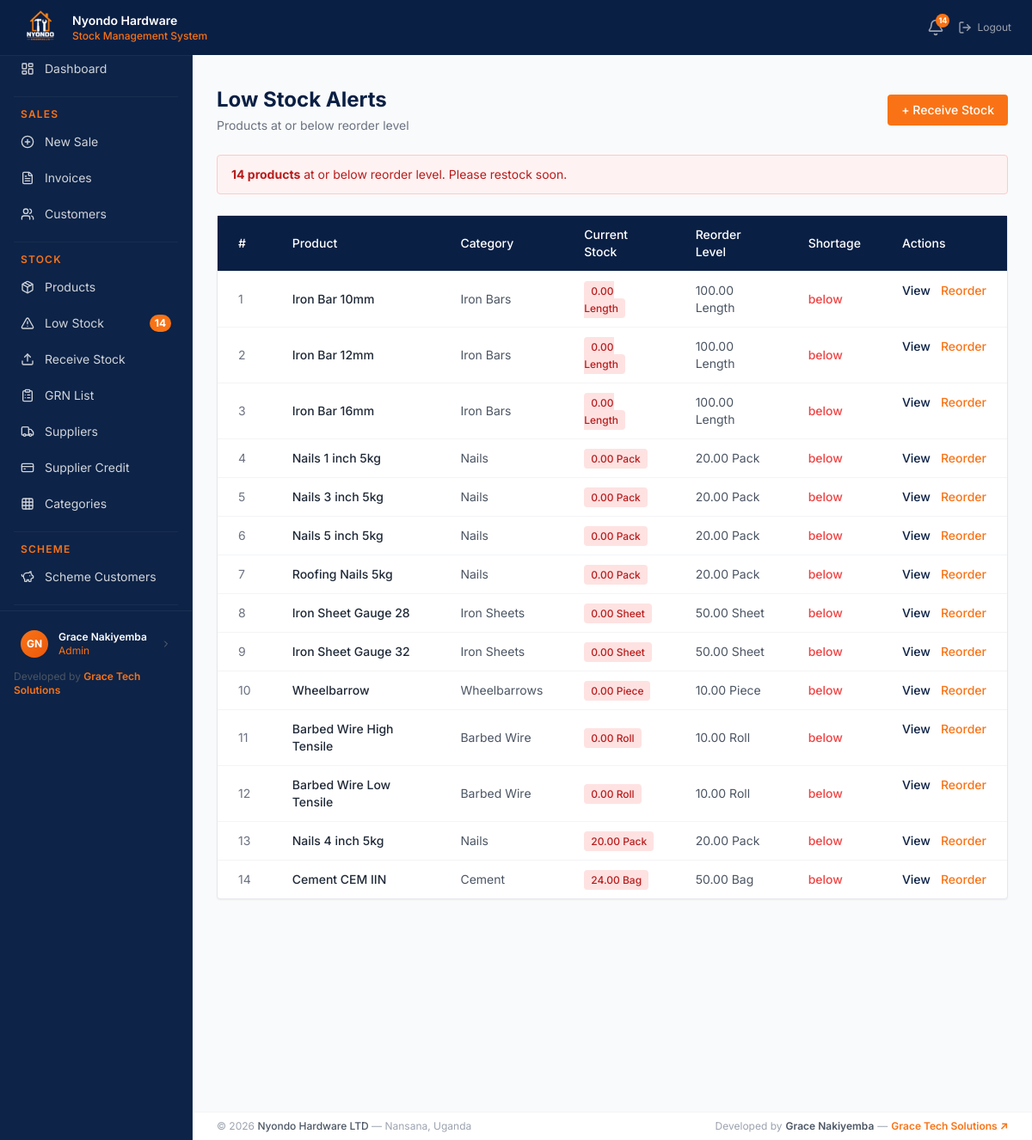
/stock/alerts/low-stock/ (signed in), run on the app's committed database.
### users/models.py (models this page shows, shortened)
class UserProfile(models.Model):
    ROLE_CHOICES = [
        ('sales_attendant', 'Sales Attendant'),
        ('store_manager',   'Store Manager'),
        ('admin',           'Admin'),
    ]
    user       = models.OneToOneField(User, on_delete=models.CASCADE)
    role       = models.CharField(max_length=20, choices=ROLE_CHOICES, default='sales_attendant')
    phone      = models.CharField(max_length=20)
    avatar     = models.ImageField(upload_to='avatars/', blank=True, null=True)
    is_active  = models.BooleanField(default=True)
    created_at = models.DateTimeField(auto_now_add=True)

### stock/models.py (models this page shows, shortened)
class Product(models.Model):
    UNIT_CHOICES = [
        ('bag',    'Bag'),
        ('kg',     'Kg'),
        ('piece',  'Piece'),
        ('roll',   'Roll'),
        ('sheet',  'Sheet'),
        ('pack',   'Pack'),
        ('length', 'Length'),
    ]
    name              = models.CharField(max_length=100)
    category          = models.ForeignKey(Category, on_delete=models.PROTECT)
    unit              = models.CharField(max_length=20, choices=UNIT_CHOICES)
    cost_price        = models.DecimalField(max_digits=12, decimal_places=2)
    retail_price      = models.DecimalField(max_digits=12, decimal_places=2)
    wholesale_price   = models.DecimalField(max_digits=12, decimal_places=2)
    quantity          = models.DecimalField(max_digits=12, decimal_places=2, default=0)
    reorder_level     = models.DecimalField(max_digits=12, decimal_places=2, default=10)
    description       = models.TextField(blank=True)
    is_active         = models.BooleanField(default=True)
    created_at        = models.DateTimeField(auto_now_add=True)
    updated_at        = models.DateTimeField(auto_now=True)

class Category(models.Model):
    name        = models.CharField(max_length=100, unique=True)
    description = models.TextField(blank=True)
    class Meta:
        verbose_name_plural = 'Categories'

### users/decorators.py (the view)
    def wrapper(request, *args, **kwargs):
        if not request.user.is_authenticated:
            return redirect('users:login')
        if not hasattr(request.user, 'userprofile'):
            raise PermissionDenied
        if request.user.userprofile.role not in ['sales_attendant', 'store_manager', 'admin']:
            raise PermissionDenied
        return view_func(request, *args, **kwargs)

### templates/stock/low_stock_alert.html (shortened to what this page needs)
{% extends 'base.html' %}
{% block content %}
<div class="flex items-center justify-between mb-6">
    <div>
        <h1 class="text-2xl font-bold" style="color: #0a1f44;">Low Stock Alerts</h1>
        <p class="text-sm text-gray-500 mt-1">
            Products at or below reorder level
        </p>
    </div>
    <a href="{% url 'stock:receipt-create' %}"
       class="px-4 py-2 text-sm font-medium text-white rounded transition"
       style="background-color: #f97316;">
        + Receive Stock
    </a>
</div>
{% if products %}
<div class="bg-red-50 border border-red-200 rounded px-4 py-3 mb-6 text-sm text-red-700">
    <strong>{{ products.count }} product{{ products.count|pluralize }}</strong>
    at or below reorder level. Please restock soon.
</div>
{% endif %}
<div class="bg-white rounded shadow-sm border border-gray-200">
    <table class="w-full text-sm">
        <thead>
            <tr style="background-color: #0a1f44; color: white;">
                <th class="text-left px-6 py-3 font-medium">#</th>
                <th class="text-left px-6 py-3 font-medium">Product</th>
                <th class="text-left px-6 py-3 font-medium">Category</th>
                <th class="text-left px-6 py-3 font-medium">Current Stock</th>
                <th class="text-left px-6 py-3 font-medium">Reorder Level</th>
                <th class="text-left px-6 py-3 font-medium">Shortage</th>
                <th class="text-left px-6 py-3 font-medium">Actions</th>
            </tr>
        </thead>
        <tbody>
            {% for product in products %}
            <tr class="border-t border-gray-100 hover:bg-gray-50 transition">
                <td class="px-6 py-3 text-gray-500">{{ forloop.counter }}</td>
                <td class="px-6 py-3 font-medium text-gray-800">{{ product.name }}</td>
                <td class="px-6 py-3 text-gray-600">{{ product.category.name }}</td>
                <td class="px-6 py-3">
                    <span class="text-xs px-2 py-1 rounded bg-red-100 text-red-700 font-medium">
                        {{ product.quantity }} {{ product.get_unit_display }}
                    </span>
                </td>
                <td class="px-6 py-3 text-gray-600">
                    {{ product.reorder_level }} {{ product.get_unit_display }}
                </td>
                <td class="px-6 py-3 font-medium text-red-500">
                    below
                </td>
                <td class="px-6 py-3 flex gap-3">
                    <a href="{% url 'stock:product-detail' product.pk %}"
                       class="text-sm font-medium hover:underline"
                       style="color: #0a1f44;">View</a>
                    <a href="{% url 'stock:receipt-create' %}"
                       class="text-sm font-medium hover:underline"
                       style="color: #f97316;">Reorder</a>
                </td>
            </tr>
            {% empty %}
            <tr>
                <td colspan="7" class="px-6 py-6 text-center text-gray-400">
                    All products are at good stock levels.
                </td>
            </tr>
            {% endfor %}
        </tbody>
    </table>
</div>
{% endblock %}

### templates/base.html (shortened to what this page needs)
{% load static %}
<!doctype html>
<html lang="en">
  <head>
    <script src="https://cdn.tailwindcss.com"></script>
  </head>
  <body class="bg-gray-50">cd
    <nav
      class="fixed top-0 left-0 right-0 z-50 flex items-center justify-between px-6 py-2"
      style="
        background-color: #0a1f44;
        box-shadow: 0 1px 0 rgba(255, 255, 255, 0.05);
      "
    >
      <div class="flex items-center gap-3">
        <div
          class="w-12 h-12 rounded-lg overflow-hidden flex items-center justify-center"
        >
          <img
            src="{% static 'images/logo.png' %}"
            alt="Logo"
            class="w-full h-full object-cover"
          />
        </div>
        <div class="leading-tight">
          <p class="text-white font-semibold text-sm">Nyondo Hardware</p>
          <p class="text-xs font-medium" style="color: #f97316">
            Stock Management System
          </p>
        </div>
      </div>
      <div class="flex items-center gap-4">
        {% if user.is_authenticated %}
        <a
          href="{% url 'stock:low-stock' %}"
          class="relative text-gray-400 hover:text-white transition"
        >
          <i data-lucide="bell" class="w-5 h-5"></i>
          {% if low_stock_count > 0 %}
          <span
            class="absolute -top-1.5 -right-1.5 w-4 h-4 rounded-full flex items-center justify-center font-bold"
            style="background-color: #f97316; color: white; font-size: 9px"
          >
            {{ low_stock_count }}
          </span>
          {% endif %}
        </a>
        <a
          href="{% url 'users:logout' %}"
          class="flex items-center gap-1.5 text-gray-400 hover:text-red-400 text-sm transition"
        >
          <i data-lucide="log-out" class="w-4 h-4"></i>
          <span class="text-xs">Logout</span>
        </a>
        {% else %}
        <a
          href="{% url 'users:login' %}"
          class="text-gray-300 hover:text-white text-sm transition"
          >Login</a
        >
        {% endif %}
      </div>
    </nav>
    <div class="flex pt-12 min-h-screen">
      <aside
        class="fixed top-12 left-0 bottom-0 w-56 flex flex-col"
        style="
          background-color: #0d2347;
          border-right: 1px solid rgba(255, 255, 255, 0.05);
        "
      >
        <div class="sidebar-wrap px-2 py-3">
          <a
            href="{% url 'dashboard:home' %}"
            class="sidebar-link flex items-center gap-3 px-4 py-2.5 text-gray-300 hover:text-white text-sm rounded-lg mb-0.5"
          >
            <i data-lucide="layout-dashboard" class="w-4 h-4 shrink-0"></i>
            <span>Dashboard</span>
          </a>
          {% if user.is_authenticated %} {% with role=user.userprofile.role %}
          {% if role == 'admin' %}
          <div class="mx-2 my-3 border-t border-white border-opacity-5"></div>
          <p
            class="px-4 pb-1 text-xs font-semibold uppercase tracking-widest"
            style="color: #f97316"
          >
            Sales
          </p>
          <a
            href="{% url 'sales:invoice-create' %}"
            class="sidebar-link flex items-center gap-3 px-4 py-2.5 text-gray-300 hover:text-white text-sm rounded-lg mb-0.5"
          >
            <i data-lucide="plus-circle" class="w-4 h-4 shrink-0"></i
            ><span>New Sale</span>
          </a>
          <a
            href="{% url 'sales:invoice-list' %}"
            class="sidebar-link flex items-center gap-3 px-4 py-2.5 text-gray-300 hover:text-white text-sm rounded-lg mb-0.5"
          >
            <i data-lucide="file-text" class="w-4 h-4 shrink-0"></i
            ><span>Invoices</span>
          </a>
          <a
            href="{% url 'sales:customer-list' %}"
            class="sidebar-link flex items-center gap-3 px-4 py-2.5 text-gray-300 hover:text-white text-sm rounded-lg mb-0.5"
          >
            <i data-lucide="users" class="w-4 h-4 shrink-0"></i
            ><span>Customers</span>
          </a>
          <div class="mx-2 my-3 border-t border-white border-opacity-5"></div>
          <p
            class="px-4 pb-1 text-xs font-semibold uppercase tracking-widest"
            style="color: #f97316"
          >
            Stock
          </p>
          <a
            href="{% url 'stock:product-list' %}"
            class="sidebar-link flex items-center gap-3 px-4 py-2.5 text-gray-300 hover:text-white text-sm rounded-lg mb-0.5"
          >
            <i data-lucide="package" class="w-4 h-4 shrink-0"></i
            ><span>Products</span>
          </a>
          <a
            href="{% url 'stock:low-stock' %}"
            class="sidebar-link flex items-center gap-3 px-4 py-2.5 text-gray-300 hover:text-white text-sm rounded-lg mb-0.5"
          >
            <i data-lucide="alert-triangle" class="w-4 h-4 shrink-0"></i>
            <span>Low Stock</span>
            {% if low_stock_count > 0 %}
            <span
              class="ml-auto text-xs px-1.5 py-0.5 rounded-full font-bold"
              style="background-color: #f97316; color: white"
              >{{ low_stock_count }}</span
            >
            {% endif %}
          </a>
          <a
            href="{% url 'stock:receipt-create' %}"
            class="sidebar-link flex items-center gap-3 px-4 py-2.5 text-gray-300 hover:text-white text-sm rounded-lg mb-0.5"
          >
            <i data-lucide="upload" class="w-4 h-4 shrink-0"></i
            ><span>Receive Stock</span>
          </a>
          <a
            href="{% url 'stock:receipt-list' %}"
            class="sidebar-link flex items-center gap-3 px-4 py-2.5 text-gray-300 hover:text-white text-sm rounded-lg mb-0.5"
          >
            <i data-lucide="clipboard-list" class="w-4 h-4 shrink-0"></i
            ><span>GRN List</span>
          </a>
          <a
            href="{% url 'stock:supplier-list' %}"
            class="sidebar-link flex items-center gap-3 px-4 py-2.5 text-gray-300 hover:text-white text-sm rounded-lg mb-0.5"
          >
            <i data-lucide="truck" class="w-4 h-4 shrink-0"></i
            ><span>Suppliers</span>
          </a>
          <a
            href="{% url 'stock:credit-list' %}"
            class="sidebar-link flex items-center gap-3 px-4 py-2.5 text-gray-300 hover:text-white text-sm rounded-lg mb-0.5"
          >
            <i data-lucide="credit-card" class="w-4 h-4 shrink-0"></i
            ><span>Supplier Credit</span>
          </a>
          <a
            href="{% url 'stock:category-list' %}"
            class="sidebar-link flex items-center gap-3 px-4 py-2.5 text-gray-300 hover:text-white text-sm rounded-lg mb-0.5"
          >
            <i data-lucide="grid" class="w-4 h-4 shrink-0"></i
            ><span>Categories</span>
          </a>
          <div class="mx-2 my-3 border-t border-white border-opacity-5"></div>
          <p
            class="px-4 pb-1 text-xs font-semibold uppercase tracking-widest"
            style="color: #f97316"
          >
            Scheme
          </p>
          <a
            href="{% url 'scheme:customer-list' %}"
            class="sidebar-link flex items-center gap-3 px-4 py-2.5 text-gray-300 hover:text-white text-sm rounded-lg mb-0.5"
          >
            <i data-lucide="piggy-bank" class="w-4 h-4 shrink-0"></i
            ><span>Scheme Customers</span>
          </a>
          <div class="mx-2 my-3 border-t border-white border-opacity-5"></div>
          {% endif %} {% endwith %} {% endif %}
        </div>
        {% if user.is_authenticated %}
        <div
          class="px-3 py-3 border-t shrink-0"
          style="border-color: rgba(255, 255, 255, 0.06)"
        >
          <a
            href="{% url 'users:profile' %}"
            class="flex items-center gap-3 rounded-lg px-3 py-2.5 hover:bg-white hover:bg-opacity-5 transition"
          >
            {% if user.userprofile.avatar %}
            <img
              src="{{ user.userprofile.avatar.url }}"
              class="w-8 h-8 rounded-full object-cover shrink-0 border-2"
              style="border-color: #f97316"
            />
            {% else %}
            <div
              class="w-8 h-8 rounded-full flex items-center justify-center text-xs font-bold shrink-0"
              style="
                background: linear-gradient(135deg, #f97316, #ea580c);
                color: white;
              "
            >
              {{ user.first_name|first|upper }}{{ user.last_name|first|upper }}
            </div>
            {% endif %}
            <div class="min-w-0">
              <p class="text-white text-xs font-semibold truncate">
                {{ user.get_full_name }}
              </p>
              <p class="text-xs truncate" style="color: #f97316">
                {{ user.userprofile.get_role_display }}
              </p>
            </div>
            <i
              data-lucide="chevron-right"
              class="w-3 h-3 text-gray-500 ml-auto shrink-0"
            ></i>
          </a>
          <div class="mt-1 px-1">
            <p class="text-xs text-gray-600">
              Developed by
              <a
                href="https://gracetechsolutions.netlify.app/"
                target="_blank"
                class="font-semibold hover:underline"
                style="color: #f97316"
              >
                Grace Tech Solutions
              </a>
            </p>
          </div>
        </div>
        {% endif %}
      </aside>
      <main class="ml-56 flex-1 p-7 pb-16 min-h-screen">
         {% block content %}{% endblock %}
      </main>
    </div>
    <footer
      class="fixed bottom-0 left-56 right-0 px-7 py-2 bg-white border-t border-gray-100"
      style="z-index: 30"
    >
      <div class="flex items-center justify-between">
        <p class="text-xs text-gray-400">
          &copy; 2026
          <span class="font-medium text-gray-600">Nyondo Hardware LTD</span>
          &mdash; Nansana, Uganda
        </p>
        <div class="flex items-center gap-1 text-xs text-gray-400">
          <span>Developed by</span>
          <span class="font-semibold text-gray-600">Grace Nakiyemba</span>
          <span>&mdash;</span>
          <a
            href="https://gracetechsolutions.netlify.app/"
            target="_blank"
            class="font-semibold hover:underline"
            style="color: #f97316"
          >
            Grace Tech Solutions ↗
          </a>
        </div>
      </div>
    </footer>
  </body>
</html>

### data on the page
Product: name "Iron Bar 10mm", category.name "Iron Bars", quantity "0.00", unit "Length", reorder_level "100.00"
Product: name "Iron Bar 12mm", category.name "Iron Bars", quantity "0.00", unit "Length", reorder_level "100.00"
Product: name "Iron Bar 16mm", category.name "Iron Bars", quantity "0.00", unit "Length", reorder_level "100.00"
Product: name "Nails 1 inch 5kg", category.name "Nails", quantity "0.00", unit "Pack", reorder_level "20.00"
Product: name "Nails 3 inch 5kg", category.name "Nails", quantity "0.00", unit "Pack", reorder_level "20.00"
Product: name "Nails 5 inch 5kg", category.name "Nails", quantity "0.00", unit "Pack", reorder_level "20.00"
Product: name "Roofing Nails 5kg", category.name "Nails", quantity "0.00", unit "Pack", reorder_level "20.00"
Product: name "Iron Sheet Gauge 28", category.name "Iron Sheets", quantity "0.00", unit "Sheet", reorder_level "50.00"
Product: name "Iron Sheet Gauge 32", category.name "Iron Sheets", quantity "0.00", unit "Sheet", reorder_level "50.00"
Product: name "Wheelbarrow", category.name "Wheelbarrows", quantity "0.00", unit "Piece", reorder_level "10.00"
Product: name "Barbed Wire High Tensile", category.name "Barbed Wire", quantity "0.00", unit "Roll", reorder_level "10.00"
Product: name "Barbed Wire Low Tensile", category.name "Barbed Wire", quantity "0.00", unit "Roll", reorder_level "10.00"
Product: name "Nails 4 inch 5kg", category.name "Nails", quantity "20.00", unit "Pack", reorder_level "20.00"
Product: name "Cement CEM IIN", category.name "Cement", quantity "24.00", unit "Bag", reorder_level "50.00"

### other printed values
{{ low_stock_count }} "14"
{{ user.first_name|first|upper }} "G"
{{ user.last_name|first|upper }} "N"
{{ user.get_full_name }} "Grace Nakiyemba"
{{ user.userprofile.get_role_display }} "Admin"
{{ products.count }} "14"
